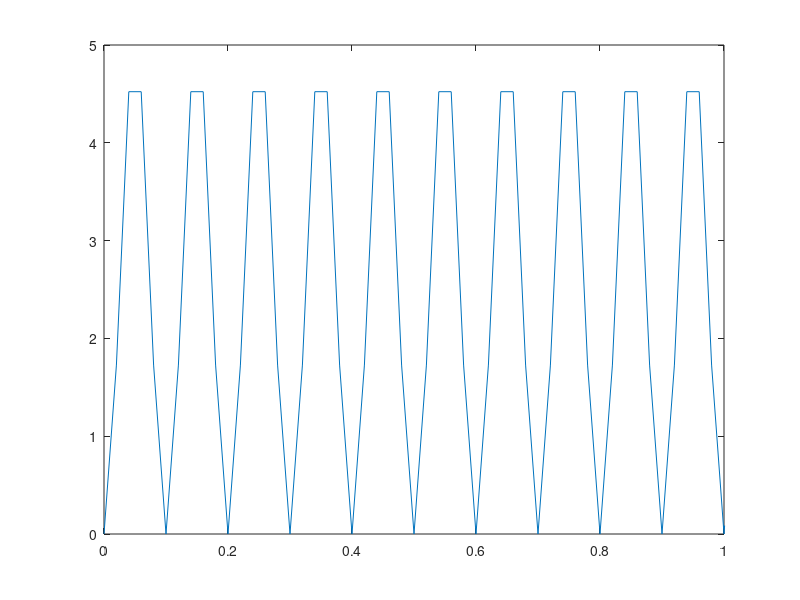

The MATLAB script that drew this image: (Note: this script raises an error after producing the figure.)
%%%%%%%%%%%%%%%%%%%%%%%%%%%%%%%%%%%%%%%%%%%%%%%
%Jared Ross%
%2-1-2017%
%ENED 1090-004%
%Joni A. Torsella%
%%%%%%%%%%%%%%%%%%%%%%%%%%%%%%%%%%%%%%%%%%%%%%%
%Part D%
Frequency = input('What is the Frequency:');
Period = 1/Frequency;
Time = input('What is the Time Played:');
t = 0:Period/10:Time;
MF = input('What is the Modulated Frequency:');
PO = input('What is the Pascal:');
Psin = PO*sin(2*pi*MF*t).*sin(2*pi*Frequency*t);
plot(t,Psin);
xlabel('Time (s)');
ylabel('Amplitude(N/m^2)');
title('Plotting a Amplitude Modulation');
xlim([0  0.019]);
Period = 1/Frequency;
plot(t,Psin);
xlim([0  5/Frequency]);
sampling_rate = 10/Period;
% create audioplayer object from original signal
output_to_speaker = audioplayer(Psin,sampling_rate);   
% listen to original signal through your speaker
playblocking(output_to_speaker); 
fprintf('Frequency is: %i \n',Frequency);
fprintf('Period is: %i \n',Period);
fprintf('Time Played is: %i \n',Time);
fprintf('sampling_rate is: %i \n',sampling_rate);
fprintf('Pascal is: %i \n',PO);
fprintf('Moduated Frequency is: %i \n',MF);